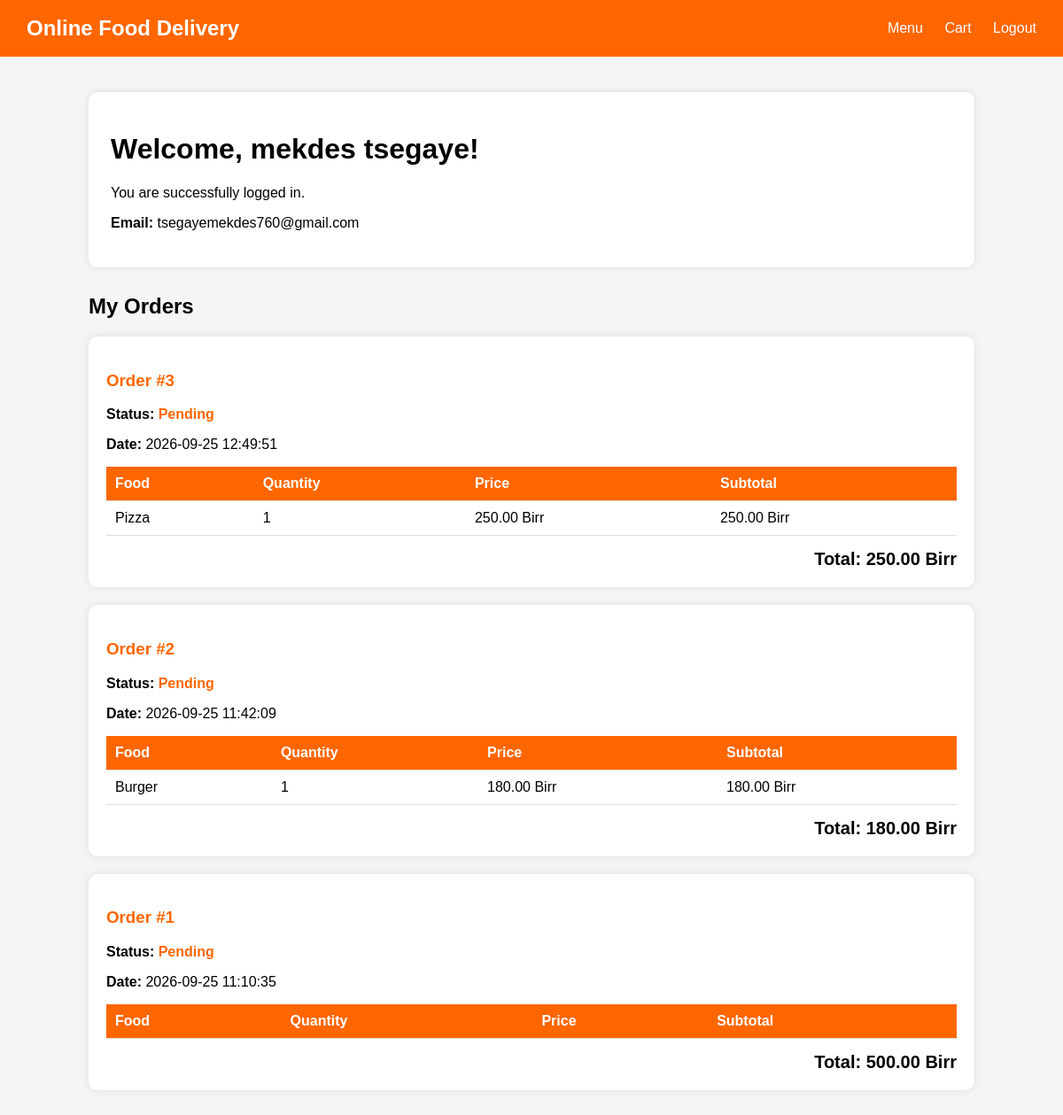
The app's page /dashboard.php (signed in) with its own data.
### tables this page shows
CREATE TABLE `users` (
  `id` int(10) NOT NULL,
  `name` varchar(100) NOT NULL,
  `Email` varchar(100) NOT NULL,
  `password` varchar(255) NOT NULL,
  `created_at` timestamp NOT NULL DEFAULT current_timestamp() ON UPDATE current_timestamp()
);

CREATE TABLE `orders` (
  `id` int(11) NOT NULL,
  `user_id` int(50) NOT NULL,
  `total_amount` decimal(50,0) NOT NULL,
  `status` varchar(255) NOT NULL,
  `created_at` timestamp NOT NULL DEFAULT current_timestamp() ON UPDATE current_timestamp()
);

CREATE TABLE `order_items` (
  `id` int(11) NOT NULL,
  `order_id` int(11) NOT NULL,
  `food_id` int(11) NOT NULL,
  `quantity` int(11) NOT NULL,
  `price` decimal(10,2) NOT NULL
);

CREATE TABLE `foods` (
  `id` int(11) NOT NULL,
  `name` varchar(100) NOT NULL,
  `description` text DEFAULT NULL,
  `price` decimal(10,2) NOT NULL,
  `image` varchar(255) DEFAULT NULL,
  `created_at` timestamp NOT NULL DEFAULT current_timestamp()
);

### dashboard.php (the view, shortened to what this page needs)
<?php
include "db.php";
$user_id = $_SESSION["user_id"];
$stmt = $conn->prepare("SELECT name, email FROM users WHERE id = ?");
$stmt->bind_param("i", $user_id);
$stmt->execute();
$user = $stmt->get_result()->fetch_assoc();
$order_stmt = $conn->prepare("
    SELECT id, total_amount, status, created_at
    FROM orders
    WHERE user_id = ?
    ORDER BY id DESC
");
$order_stmt->bind_param("i", $user_id);
$order_stmt->execute();
$orders = $order_stmt->get_result();
?>
<!DOCTYPE html>
<html lang="en">
<head>
</head>
<body>
    <div class="navbar">
        <h2>Online Food Delivery</h2>
        <div>
            <a href="menu.php">Menu</a>
            <a href="cart.php">Cart</a>
            <a href="logout.php">Logout</a>
        </div>
    </div>
    <div class="container">
        <div class="welcome">
            <h1>
                Welcome,
                <?php echo htmlspecialchars($user["name"]); ?>!
            </h1>
            <p>You are successfully logged in.</p>
            <p>
                <strong>Email:</strong>
                <?php echo htmlspecialchars($user["email"]); ?>
            </p>
        </div>
        <div class="orders">
            <h2>My Orders</h2>
            <?php if ($orders->num_rows == 0): ?>
                <div class="order">
                    <p>You have no orders yet.</p>
                    <a href="menu.php">Order Food</a>
                </div>
            <?php else: ?>
                <?php while ($order = $orders->fetch_assoc()): ?>
                    <div class="order">
                        <h3>
                            Order #<?php echo $order["id"]; ?>
                        </h3>
                        <p>
                            <strong>Status:</strong>
                            <span class="status">
                                <?php echo htmlspecialchars($order["status"]); ?>
                            </span>
                        </p>
                        <p>
                            <strong>Date:</strong>
                            <?php echo $order["created_at"]; ?>
                        </p>
                        <?php
                        $item_stmt = $conn->prepare("
                            SELECT
                                foods.name,
                                order_items.quantity,
                                order_items.price
                            FROM order_items
                            INNER JOIN foods
                                ON order_items.food_id = foods.id
                            WHERE order_items.order_id = ?
                        ");
                        $item_stmt->bind_param("i", $order["id"]);
                        $item_stmt->execute();
                        $items = $item_stmt->get_result();
                        ?>
                        <table>
                            <tr>
                                <th>Food</th>
                                <th>Quantity</th>
                                <th>Price</th>
                                <th>Subtotal</th>
                            </tr>
                            <?php while ($item = $items->fetch_assoc()): ?>
                                <tr>
                                    <td>
                                        <?php echo htmlspecialchars($item["name"]); ?>
                                    </td>
                                    <td>
                                        <?php echo $item["quantity"]; ?>
                                    </td>
                                    <td>
                                        <?php echo number_format($item["price"], 2); ?>
                                        Birr
                                    </td>
                                    <td>
                                        <?php
                                        echo number_format(
                                            $item["price"] * $item["quantity"],
                                            2
                                        );
                                        ?>
                                        Birr
                                    </td>
                                </tr>
                            <?php endwhile; ?>
                        </table>
                        <div class="total">
                            Total:
                            <?php echo number_format($order["total_amount"], 2); ?>
                            Birr
                        </div>
                    </div>
                <?php endwhile; ?>
            <?php endif; ?>
        </div>
    </div>
</body>
</html>

### dashboard.php (style rules this page uses)
body { font-family: Arial, sans-serif; background: #f5f5f5; margin: 0; }
.navbar { background: #ff6600; color: white; padding: 18px 30px; display: flex; justify-content: space-between; align-items: center; }
.navbar h2 { margin: 0; }
.navbar a { color: white; text-decoration: none; margin-left: 20px; }
.container { width: 90%; max-width: 1000px; margin: 40px auto; }
.welcome { background: white; padding: 25px; border-radius: 10px; box-shadow: 0 0 8px #ddd; }
.orders { margin-top: 30px; }
.order { background: white; margin-bottom: 20px; padding: 20px; border-radius: 10px; box-shadow: 0 0 8px #ddd; }
.order h3 { color: #ff6600; }
.status { font-weight: bold; color: #ff6600; }
table { width: 100%; border-collapse: collapse; margin-top: 15px; }
th, td { padding: 10px; border-bottom: 1px solid #ddd; text-align: left; }
th { background: #ff6600; color: white; }
.total { text-align: right; font-size: 20px; font-weight: bold; margin-top: 15px; }

### records on screen
users: name "mekdes tsegaye", Email "tsegayemekdes760@gmail.com"
orders: id "3", status "Pending", created_at "2026-09-25 12:49:51", total_amount "250.00"
order_items: food.name "Pizza", quantity "1", price "250.00", $item['price']*$item['quantity'] "250.00"
orders: id "2", status "Pending", created_at "2026-09-25 11:42:09", total_amount "180.00"
order_items: food.name "Burger", quantity "1", price "180.00", $item['price']*$item['quantity'] "180.00"
orders: id "1", status "Pending", created_at "2026-09-25 11:10:35", total_amount "500.00"
